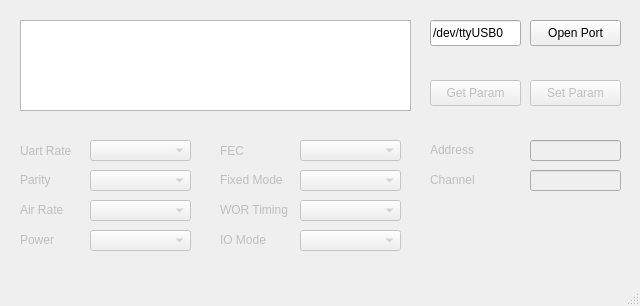
<?xml version="1.0" encoding="UTF-8"?>
<ui version="4.0">
 <class>MainWindow</class>
 <widget class="QMainWindow" name="MainWindow">
  <property name="enabled">
   <bool>true</bool>
  </property>
  <property name="geometry">
   <rect>
    <x>0</x>
    <y>0</y>
    <width>640</width>
    <height>306</height>
   </rect>
  </property>
  <property name="windowTitle">
   <string>MainWindow</string>
  </property>
  <widget class="QWidget" name="centralwidget">
   <widget class="QTextBrowser" name="textBrowser">
    <property name="geometry">
     <rect>
      <x>20</x>
      <y>20</y>
      <width>391</width>
      <height>91</height>
     </rect>
    </property>
   </widget>
   <widget class="QLineEdit" name="lineEdit_1">
    <property name="geometry">
     <rect>
      <x>430</x>
      <y>20</y>
      <width>91</width>
      <height>26</height>
     </rect>
    </property>
    <property name="text">
     <string>/dev/ttyUSB0</string>
    </property>
   </widget>
   <widget class="QPushButton" name="openPortButton">
    <property name="geometry">
     <rect>
      <x>530</x>
      <y>20</y>
      <width>91</width>
      <height>26</height>
     </rect>
    </property>
    <property name="text">
     <string>Open Port</string>
    </property>
   </widget>
   <widget class="QPushButton" name="getParButton">
    <property name="enabled">
     <bool>false</bool>
    </property>
    <property name="geometry">
     <rect>
      <x>430</x>
      <y>80</y>
      <width>91</width>
      <height>26</height>
     </rect>
    </property>
    <property name="text">
     <string>Get Param</string>
    </property>
   </widget>
   <widget class="QPushButton" name="setParButton">
    <property name="enabled">
     <bool>false</bool>
    </property>
    <property name="geometry">
     <rect>
      <x>530</x>
      <y>80</y>
      <width>91</width>
      <height>26</height>
     </rect>
    </property>
    <property name="text">
     <string>Set Param</string>
    </property>
   </widget>
   <widget class="QLabel" name="label_1">
    <property name="enabled">
     <bool>false</bool>
    </property>
    <property name="geometry">
     <rect>
      <x>20</x>
      <y>140</y>
      <width>71</width>
      <height>21</height>
     </rect>
    </property>
    <property name="text">
     <string>Uart Rate</string>
    </property>
   </widget>
   <widget class="QComboBox" name="comboBox_1">
    <property name="enabled">
     <bool>false</bool>
    </property>
    <property name="geometry">
     <rect>
      <x>90</x>
      <y>140</y>
      <width>101</width>
      <height>21</height>
     </rect>
    </property>
    <property name="currentText">
     <string/>
    </property>
    <property name="currentIndex">
     <number>-1</number>
    </property>
    <property name="maxVisibleItems">
     <number>8</number>
    </property>
    <property name="maxCount">
     <number>10</number>
    </property>
    <item>
     <property name="text">
      <string>1200</string>
     </property>
    </item>
    <item>
     <property name="text">
      <string>2400</string>
     </property>
    </item>
    <item>
     <property name="text">
      <string>4800</string>
     </property>
    </item>
    <item>
     <property name="text">
      <string>9600</string>
     </property>
    </item>
    <item>
     <property name="text">
      <string>19200</string>
     </property>
    </item>
    <item>
     <property name="text">
      <string>38400</string>
     </property>
    </item>
    <item>
     <property name="text">
      <string>57600</string>
     </property>
    </item>
    <item>
     <property name="text">
      <string>115200</string>
     </property>
    </item>
   </widget>
   <widget class="QLabel" name="label_2">
    <property name="enabled">
     <bool>false</bool>
    </property>
    <property name="geometry">
     <rect>
      <x>20</x>
      <y>170</y>
      <width>71</width>
      <height>20</height>
     </rect>
    </property>
    <property name="text">
     <string>Parity</string>
    </property>
   </widget>
   <widget class="QComboBox" name="comboBox_2">
    <property name="enabled">
     <bool>false</bool>
    </property>
    <property name="geometry">
     <rect>
      <x>90</x>
      <y>170</y>
      <width>101</width>
      <height>21</height>
     </rect>
    </property>
    <property name="currentIndex">
     <number>-1</number>
    </property>
    <property name="maxVisibleItems">
     <number>3</number>
    </property>
    <property name="maxCount">
     <number>5</number>
    </property>
    <item>
     <property name="text">
      <string>None</string>
     </property>
    </item>
    <item>
     <property name="text">
      <string>Odd</string>
     </property>
    </item>
    <item>
     <property name="text">
      <string>Even</string>
     </property>
    </item>
   </widget>
   <widget class="QLabel" name="label_3">
    <property name="enabled">
     <bool>false</bool>
    </property>
    <property name="geometry">
     <rect>
      <x>20</x>
      <y>200</y>
      <width>71</width>
      <height>20</height>
     </rect>
    </property>
    <property name="text">
     <string>Air Rate</string>
    </property>
   </widget>
   <widget class="QComboBox" name="comboBox_3">
    <property name="enabled">
     <bool>false</bool>
    </property>
    <property name="geometry">
     <rect>
      <x>90</x>
      <y>200</y>
      <width>101</width>
      <height>21</height>
     </rect>
    </property>
    <property name="currentIndex">
     <number>-1</number>
    </property>
    <property name="maxVisibleItems">
     <number>6</number>
    </property>
    <property name="maxCount">
     <number>8</number>
    </property>
    <item>
     <property name="text">
      <string>300</string>
     </property>
    </item>
    <item>
     <property name="text">
      <string>1200</string>
     </property>
    </item>
    <item>
     <property name="text">
      <string>2400</string>
     </property>
    </item>
    <item>
     <property name="text">
      <string>4800</string>
     </property>
    </item>
    <item>
     <property name="text">
      <string>9600</string>
     </property>
    </item>
    <item>
     <property name="text">
      <string>19200</string>
     </property>
    </item>
   </widget>
   <widget class="QLabel" name="label_4">
    <property name="enabled">
     <bool>false</bool>
    </property>
    <property name="geometry">
     <rect>
      <x>20</x>
      <y>230</y>
      <width>71</width>
      <height>20</height>
     </rect>
    </property>
    <property name="text">
     <string>Power</string>
    </property>
   </widget>
   <widget class="QComboBox" name="comboBox_4">
    <property name="enabled">
     <bool>false</bool>
    </property>
    <property name="geometry">
     <rect>
      <x>90</x>
      <y>230</y>
      <width>101</width>
      <height>21</height>
     </rect>
    </property>
    <property name="currentIndex">
     <number>-1</number>
    </property>
    <property name="maxVisibleItems">
     <number>4</number>
    </property>
    <property name="maxCount">
     <number>6</number>
    </property>
    <item>
     <property name="text">
      <string>Max</string>
     </property>
    </item>
    <item>
     <property name="text">
      <string>Hi-mid</string>
     </property>
    </item>
    <item>
     <property name="text">
      <string>Lo-mid</string>
     </property>
    </item>
    <item>
     <property name="text">
      <string>Min</string>
     </property>
    </item>
   </widget>
   <widget class="QLabel" name="label_5">
    <property name="enabled">
     <bool>false</bool>
    </property>
    <property name="geometry">
     <rect>
      <x>220</x>
      <y>230</y>
      <width>81</width>
      <height>20</height>
     </rect>
    </property>
    <property name="text">
     <string>IO Mode</string>
    </property>
   </widget>
   <widget class="QLabel" name="label_6">
    <property name="enabled">
     <bool>false</bool>
    </property>
    <property name="geometry">
     <rect>
      <x>220</x>
      <y>170</y>
      <width>81</width>
      <height>20</height>
     </rect>
    </property>
    <property name="text">
     <string>Fixed Mode</string>
    </property>
   </widget>
   <widget class="QLabel" name="label_7">
    <property name="enabled">
     <bool>false</bool>
    </property>
    <property name="geometry">
     <rect>
      <x>220</x>
      <y>140</y>
      <width>81</width>
      <height>21</height>
     </rect>
    </property>
    <property name="text">
     <string>FEC</string>
    </property>
   </widget>
   <widget class="QComboBox" name="comboBox_5">
    <property name="enabled">
     <bool>false</bool>
    </property>
    <property name="geometry">
     <rect>
      <x>300</x>
      <y>230</y>
      <width>101</width>
      <height>21</height>
     </rect>
    </property>
    <property name="currentIndex">
     <number>-1</number>
    </property>
    <property name="maxVisibleItems">
     <number>2</number>
    </property>
    <property name="maxCount">
     <number>4</number>
    </property>
    <item>
     <property name="text">
      <string>OC</string>
     </property>
    </item>
    <item>
     <property name="text">
      <string>PP/PU</string>
     </property>
    </item>
   </widget>
   <widget class="QLabel" name="label_8">
    <property name="enabled">
     <bool>false</bool>
    </property>
    <property name="geometry">
     <rect>
      <x>220</x>
      <y>200</y>
      <width>81</width>
      <height>20</height>
     </rect>
    </property>
    <property name="text">
     <string>WOR Timing</string>
    </property>
   </widget>
   <widget class="QComboBox" name="comboBox_6">
    <property name="enabled">
     <bool>false</bool>
    </property>
    <property name="geometry">
     <rect>
      <x>300</x>
      <y>140</y>
      <width>101</width>
      <height>21</height>
     </rect>
    </property>
    <property name="currentText">
     <string/>
    </property>
    <property name="currentIndex">
     <number>-1</number>
    </property>
    <property name="maxVisibleItems">
     <number>2</number>
    </property>
    <property name="maxCount">
     <number>4</number>
    </property>
    <item>
     <property name="text">
      <string>OFF</string>
     </property>
    </item>
    <item>
     <property name="text">
      <string>ON</string>
     </property>
    </item>
   </widget>
   <widget class="QComboBox" name="comboBox_7">
    <property name="enabled">
     <bool>false</bool>
    </property>
    <property name="geometry">
     <rect>
      <x>300</x>
      <y>170</y>
      <width>101</width>
      <height>21</height>
     </rect>
    </property>
    <property name="currentIndex">
     <number>-1</number>
    </property>
    <property name="maxVisibleItems">
     <number>2</number>
    </property>
    <property name="maxCount">
     <number>4</number>
    </property>
    <item>
     <property name="text">
      <string>Transparent</string>
     </property>
    </item>
    <item>
     <property name="text">
      <string>Fixed</string>
     </property>
    </item>
   </widget>
   <widget class="QComboBox" name="comboBox_8">
    <property name="enabled">
     <bool>false</bool>
    </property>
    <property name="geometry">
     <rect>
      <x>300</x>
      <y>200</y>
      <width>101</width>
      <height>21</height>
     </rect>
    </property>
    <property name="currentText">
     <string/>
    </property>
    <property name="currentIndex">
     <number>-1</number>
    </property>
    <property name="maxVisibleItems">
     <number>8</number>
    </property>
    <property name="maxCount">
     <number>10</number>
    </property>
    <item>
     <property name="text">
      <string>250</string>
     </property>
    </item>
    <item>
     <property name="text">
      <string>500</string>
     </property>
    </item>
    <item>
     <property name="text">
      <string>750</string>
     </property>
    </item>
    <item>
     <property name="text">
      <string>1000</string>
     </property>
    </item>
    <item>
     <property name="text">
      <string>1250</string>
     </property>
    </item>
    <item>
     <property name="text">
      <string>1500</string>
     </property>
    </item>
    <item>
     <property name="text">
      <string>1750</string>
     </property>
    </item>
    <item>
     <property name="text">
      <string>2000</string>
     </property>
    </item>
   </widget>
   <widget class="QLabel" name="label_9">
    <property name="enabled">
     <bool>false</bool>
    </property>
    <property name="geometry">
     <rect>
      <x>430</x>
      <y>140</y>
      <width>81</width>
      <height>20</height>
     </rect>
    </property>
    <property name="text">
     <string>Address</string>
    </property>
   </widget>
   <widget class="QLabel" name="label_10">
    <property name="enabled">
     <bool>false</bool>
    </property>
    <property name="geometry">
     <rect>
      <x>430</x>
      <y>170</y>
      <width>81</width>
      <height>20</height>
     </rect>
    </property>
    <property name="text">
     <string>Channel</string>
    </property>
   </widget>
   <widget class="QLineEdit" name="lineEdit_2">
    <property name="enabled">
     <bool>false</bool>
    </property>
    <property name="geometry">
     <rect>
      <x>530</x>
      <y>140</y>
      <width>91</width>
      <height>21</height>
     </rect>
    </property>
   </widget>
   <widget class="QLineEdit" name="lineEdit_3">
    <property name="enabled">
     <bool>false</bool>
    </property>
    <property name="geometry">
     <rect>
      <x>530</x>
      <y>170</y>
      <width>91</width>
      <height>21</height>
     </rect>
    </property>
   </widget>
  </widget>
  <widget class="QMenuBar" name="menubar">
   <property name="geometry">
    <rect>
     <x>0</x>
     <y>0</y>
     <width>640</width>
     <height>23</height>
    </rect>
   </property>
  </widget>
  <widget class="QStatusBar" name="statusbar"/>
 </widget>
 <resources/>
 <connections/>
</ui>
